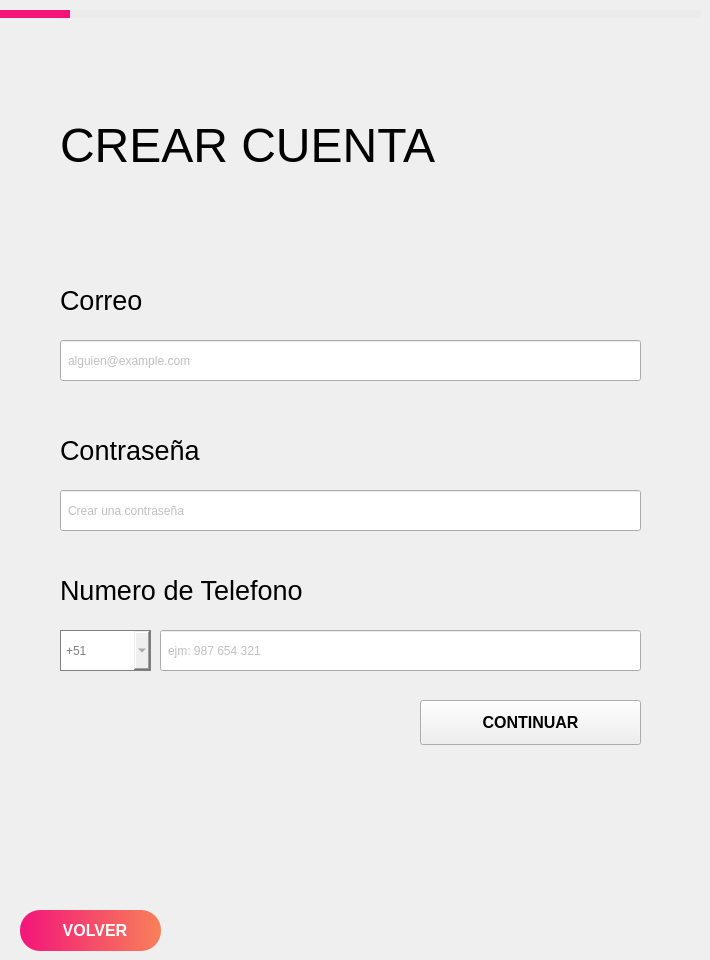
      <widget class="QWidget" name="page">
       <widget class="QLineEdit" name="txtTelefono">
        <property name="geometry">
         <rect>
          <x>160</x>
          <y>630</y>
          <width>481</width>
          <height>41</height>
         </rect>
        </property>
        <property name="styleSheet">
         <string notr="true">font: 12pt &quot;MS Shell Dlg 2&quot;;
padding: 5px;
color: gray;;</string>
        </property>
        <property name="maxLength">
         <number>9</number>
        </property>
        <property name="cursorPosition">
         <number>0</number>
        </property>
        <property name="placeholderText">
         <string>ejm: 987 654 321</string>
        </property>
       </widget>
       <widget class="QPushButton" name="pushButton_29">
        <property name="geometry">
         <rect>
          <x>0</x>
          <y>10</y>
          <width>70</width>
          <height>8</height>
         </rect>
        </property>
        <property name="styleSheet">
         <string notr="true">background-color: qlineargradient(spread:pad, x1:0, y1:0, x2:1, y2:0, stop:0 rgba(243, 21, 122, 1), stop:1 rgba(243, 21, 122, 1));
border-radius: 0px;</string>
        </property>
        <property name="text">
         <string/>
        </property>
       </widget>
       <widget class="QLabel" name="label_35">
        <property name="geometry">
         <rect>
          <x>60</x>
          <y>270</y>
          <width>191</width>
          <height>61</height>
         </rect>
        </property>
        <property name="styleSheet">
         <string notr="true">background-color: none;</string>
        </property>
        <property name="text">
         <string>&lt;html&gt;&lt;head/&gt;&lt;body&gt;&lt;p&gt;&lt;span style=&quot; font-size:20pt;&quot;&gt;Correo&lt;/span&gt;&lt;/p&gt;&lt;/body&gt;&lt;/html&gt;</string>
        </property>
       </widget>
       <widget class="QLabel" name="label_37">
        <property name="geometry">
         <rect>
          <x>60</x>
          <y>560</y>
          <width>341</width>
          <height>61</height>
         </rect>
        </property>
        <property name="styleSheet">
         <string notr="true">background-color: none;</string>
        </property>
        <property name="text">
         <string>&lt;html&gt;&lt;head/&gt;&lt;body&gt;&lt;p&gt;&lt;span style=&quot; font-size:20pt;&quot;&gt;Numero de Telefono&lt;/span&gt;&lt;/p&gt;&lt;/body&gt;&lt;/html&gt;</string>
        </property>
       </widget>
       <widget class="QPushButton" name="pushButton_30">
        <property name="geometry">
         <rect>
          <x>70</x>
          <y>10</y>
          <width>631</width>
          <height>8</height>
         </rect>
        </property>
        <property name="styleSheet">
         <string notr="true">background-color: qlineargradient(spread:pad, x1:0, y1:0, x2:1, y2:0, stop:0 rgb(235, 235, 235), stop:1 rgb(235, 235, 235));
border-radius: 0px;
</string>
        </property>
        <property name="text">
         <string/>
        </property>
       </widget>
       <widget class="QComboBox" name="cbbPrefijo">
        <property name="geometry">
         <rect>
          <x>60</x>
          <y>630</y>
          <width>91</width>
          <height>41</height>
         </rect>
        </property>
        <property name="focusPolicy">
         <enum>Qt::NoFocus</enum>
        </property>
        <property name="contextMenuPolicy">
         <enum>Qt::DefaultContextMenu</enum>
        </property>
        <property name="layoutDirection">
         <enum>Qt::LeftToRight</enum>
        </property>
        <property name="styleSheet">
         <string notr="true">selection-color: rgb(170, 255, 0);
border-top: 1px solid gray;
border-bottom: 1px solid gray;
border-right: 1px solid gray;
border-left: 1px solid gray;
font: 12pt &quot;MS Shell Dlg 2&quot;;
padding: 5px;
color: gray;</string>
        </property>
        <property name="insertPolicy">
         <enum>QComboBox::InsertAtCurrent</enum>
        </property>
        <item>
         <property name="text">
          <string>+51</string>
         </property>
        </item>
        <item>
         <property name="text">
          <string>+34</string>
         </property>
        </item>
        <item>
         <property name="text">
          <string>+56</string>
         </property>
        </item>
        <item>
         <property name="text">
          <string>+57</string>
         </property>
        </item>
        <item>
         <property name="text">
          <string>+34</string>
         </property>
        </item>
        <item>
         <property name="text">
          <string>+591</string>
         </property>
        </item>
        <item>
         <property name="text">
          <string>+55</string>
         </property>
        </item>
        <item>
         <property name="text">
          <string>+591</string>
         </property>
        </item>
        <item>
         <property name="text">
          <string>+1</string>
         </property>
        </item>
       </widget>
       <widget class="QLineEdit" name="txtCorreo">
        <property name="geometry">
         <rect>
          <x>60</x>
          <y>340</y>
          <width>581</width>
          <height>41</height>
         </rect>
        </property>
        <property name="styleSheet">
         <string notr="true">font: 12pt &quot;MS Shell Dlg 2&quot;;
padding: 5px;
color: gray;</string>
        </property>
        <property name="maxLength">
         <number>40</number>
        </property>
        <property name="placeholderText">
         <string>alguien@example.com</string>
        </property>
       </widget>
       <widget class="QLabel" name="label_36">
        <property name="geometry">
         <rect>
          <x>60</x>
          <y>90</y>
          <width>491</width>
          <height>111</height>
         </rect>
        </property>
        <property name="styleSheet">
         <string notr="true">background-color: none;
</string>
        </property>
        <property name="text">
         <string>&lt;html&gt;&lt;head/&gt;&lt;body&gt;&lt;p&gt;&lt;span style=&quot; font-size:36pt;&quot;&gt;CREAR CUENTA&lt;/span&gt;&lt;/p&gt;&lt;/body&gt;&lt;/html&gt;</string>
        </property>
       </widget>
       <widget class="QLineEdit" name="txtPassword">
        <property name="geometry">
         <rect>
          <x>60</x>
          <y>490</y>
          <width>581</width>
          <height>41</height>
         </rect>
        </property>
        <property name="styleSheet">
         <string notr="true">font: 12pt &quot;MS Shell Dlg 2&quot;;
padding: 5px;
color: gray;</string>
        </property>
        <property name="maxLength">
         <number>25</number>
        </property>
        <property name="echoMode">
         <enum>QLineEdit::Password</enum>
        </property>
        <property name="placeholderText">
         <string>Crear una contraseña</string>
        </property>
       </widget>
       <widget class="QLabel" name="label_59">
        <property name="geometry">
         <rect>
          <x>60</x>
          <y>420</y>
          <width>191</width>
          <height>61</height>
         </rect>
        </property>
        <property name="styleSheet">
         <string notr="true">background-color: none;</string>
        </property>
        <property name="text">
         <string>&lt;html&gt;&lt;head/&gt;&lt;body&gt;&lt;p&gt;&lt;span style=&quot; font-size:20pt;&quot;&gt;Contraseña&lt;/span&gt;&lt;/p&gt;&lt;/body&gt;&lt;/html&gt;</string>
        </property>
       </widget>
       <widget class="QPushButton" name="btnVolverAtras_3">
        <property name="geometry">
         <rect>
          <x>20</x>
          <y>910</y>
          <width>141</width>
          <height>41</height>
         </rect>
        </property>
        <property name="font">
         <font>
          <pointsize>12</pointsize>
          <weight>75</weight>
          <bold>true</bold>
         </font>
        </property>
        <property name="styleSheet">
         <string notr="true">background-color: qlineargradient(spread:pad, x1:0, y1:0, x2:1, y2:0, stop:0 rgba(243, 21, 122, 1), stop:1 rgba(248, 128, 89, 1));

color: White;
border-radius: 20px;</string>
        </property>
        <property name="text">
         <string>  VOLVER</string>
        </property>
        <property name="iconSize">
         <size>
          <width>20</width>
          <height>20</height>
         </size>
        </property>
       </widget>
       <widget class="QPushButton" name="btnContinuar01">
        <property name="geometry">
         <rect>
          <x>420</x>
          <y>700</y>
          <width>221</width>
          <height>45</height>
         </rect>
        </property>
        <property name="font">
         <font>
          <pointsize>12</pointsize>
          <weight>75</weight>
          <bold>true</bold>
         </font>
        </property>
        <property name="contextMenuPolicy">
         <enum>Qt::PreventContextMenu</enum>
        </property>
        <property name="layoutDirection">
         <enum>Qt::LeftToRight</enum>
        </property>
        <property name="styleSheet">
         <string notr="true">background-color: qlineargradient(spread:pad, x1:0, y1:0, x2:1, y2:0, stop:0 rgba(243, 21, 122, 1), stop:1 rgba(248, 128, 89, 1));

color: White;
border-radius: 20px;

QPushButtom::pressed{

background-color: qlineargradient(spread:pad, x1:0, y1:0, x2:1, y2:0, stop:0 rgb(244, 244, 244), stop:1 rgb(194, 194, 194));
color: Black;
border-radius: 20px;

}</string>
        </property>
        <property name="text">
         <string>CONTINUAR</string>
        </property>
       </widget>
      </widget>
